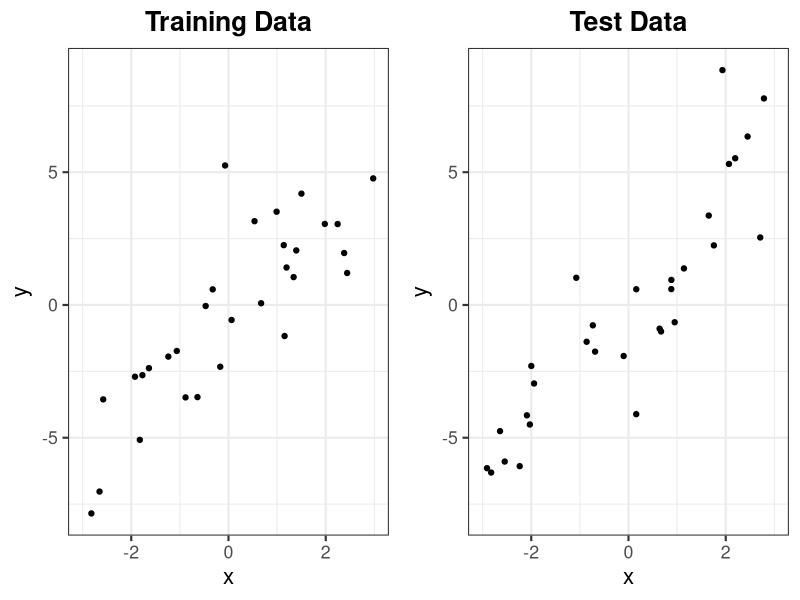
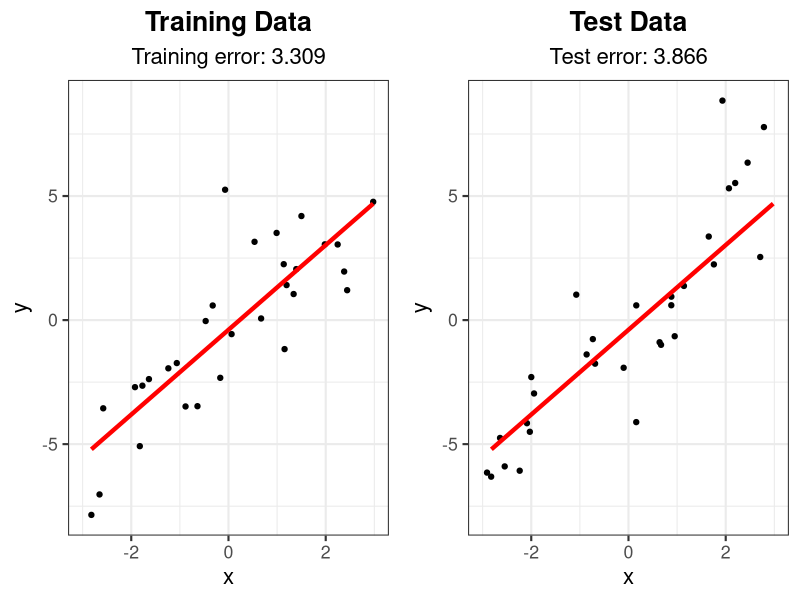
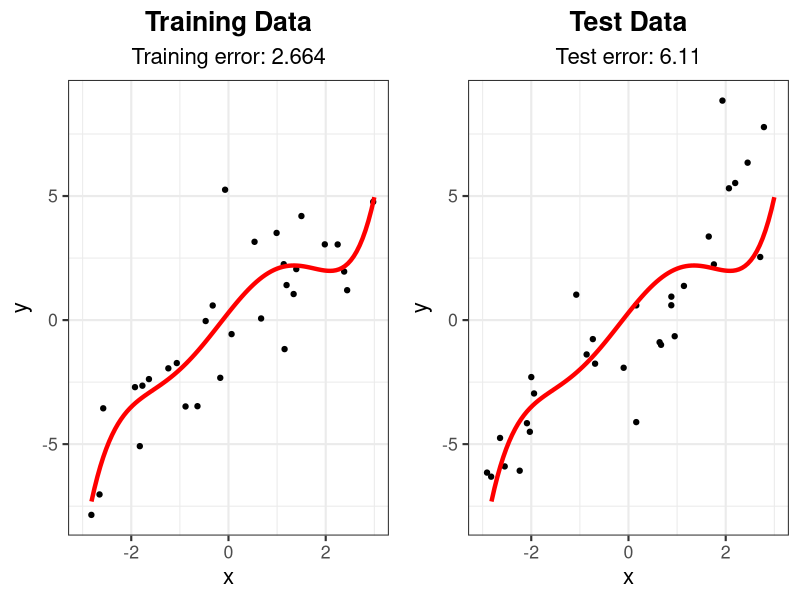
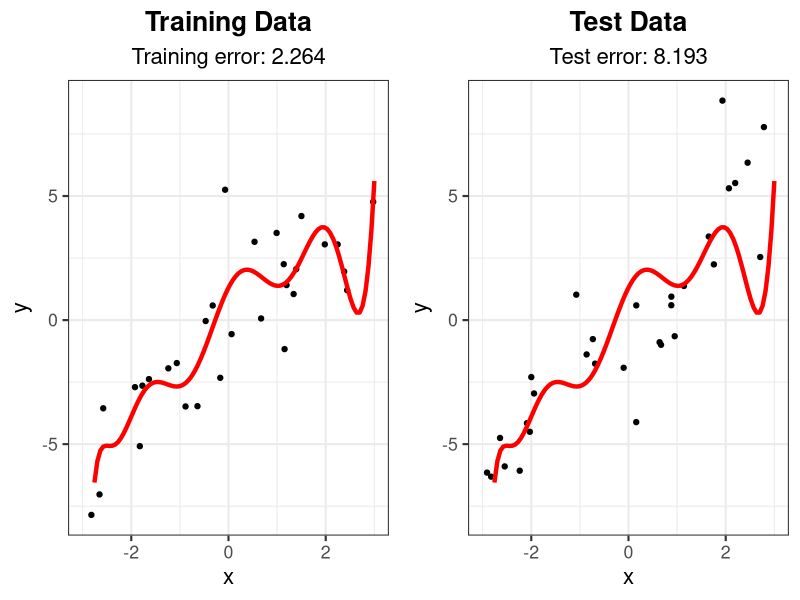
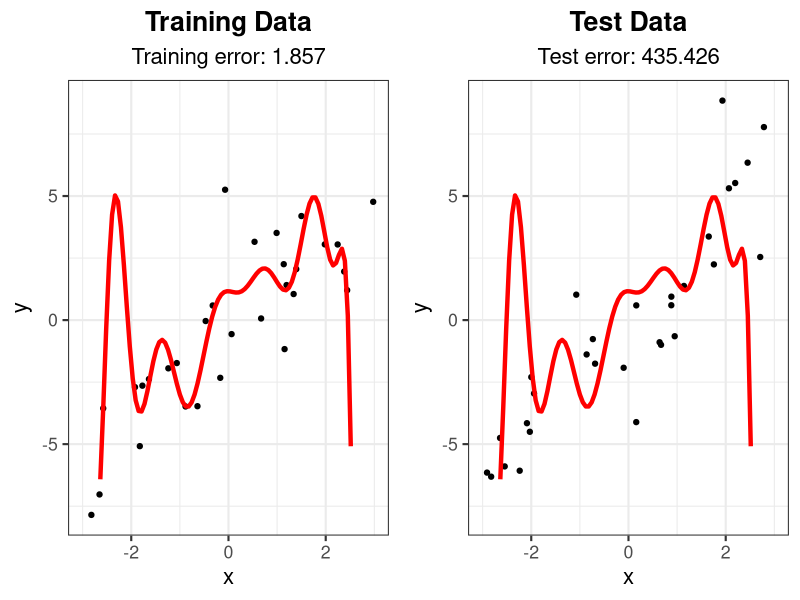
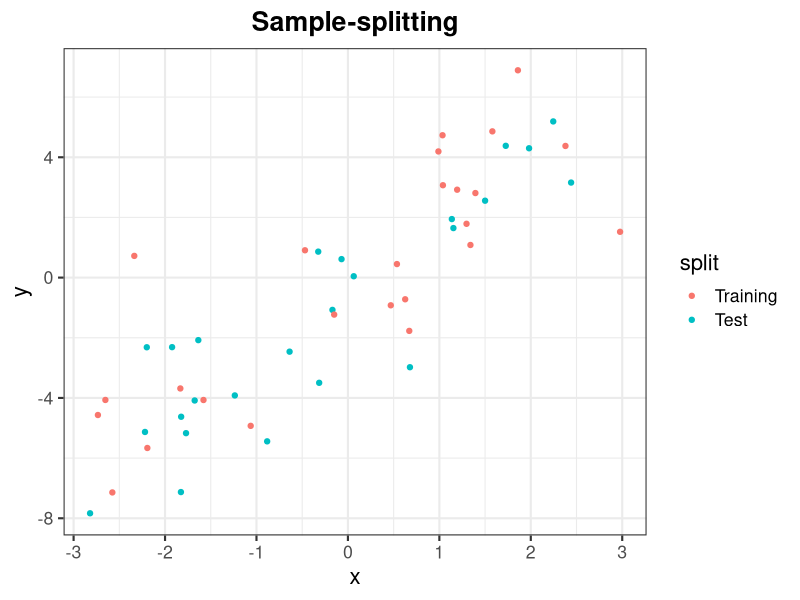
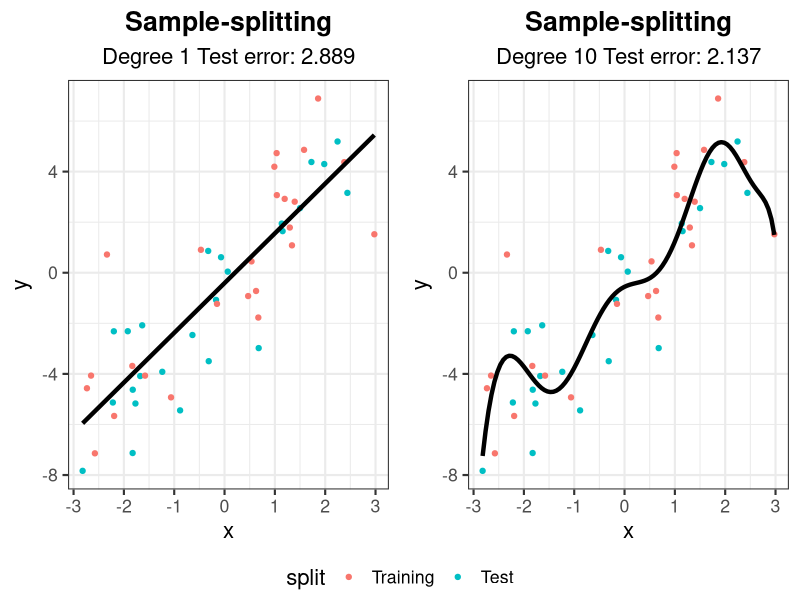
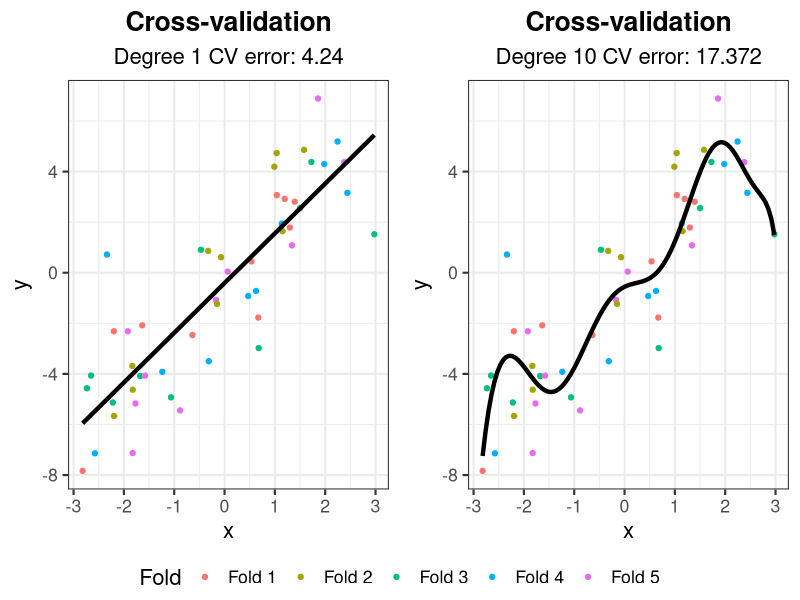

Source code (R) for these figures, in order:
## ---- chunk 1
library(ggpubr)
# generate data
set.seed(302)
n <- 30
x <- sort(runif(n, -3, 3))
y <- 2*x + 2*rnorm(n)
x_test <- sort(runif(n, -3, 3))
y_test <- 2*x_test + 2*rnorm(n)
df_train <- data.frame("x" = x, "y" = y)
df_test <- data.frame("x" = x_test, "y" = y_test)

# store a theme
my_theme <- theme_bw(base_size = 16) + 
  theme(plot.title = element_text(hjust = 0.5, face = "bold"),
        plot.subtitle = element_text(hjust = 0.5))

# generate plots
g_train <- ggplot(df_train, aes(x = x, y = y)) + geom_point() +
  xlim(-3, 3) + ylim(min(y, y_test), max(y, y_test)) + 
  labs(title = "Training Data") + my_theme
g_test <- ggplot(df_test, aes(x = x, y = y)) + geom_point() +
  xlim(-3, 3) + ylim(min(y, y_test), max(y, y_test)) + 
  labs(title = "Test Data") + my_theme
ggarrange(g_train, g_test) # from ggpubr, to put side-by-side
## ---- chunk 2
# Fit linear model and calculate training error
lm_fit <- lm(y ~ x, data = df_train)
yhat_train <- predict(lm_fit)
# (y_i - yhat_i)^2
train_err <- mean((df_train$y - yhat_train)^2)

# Calculate testing error
yhat_test <- predict(lm_fit, data.frame(x = df_test$x))
test_err <- mean((df_test$y - yhat_test)^2)

# Add linear model and error text to plot
g_train2 <- g_train + 
  labs(subtitle = paste("Training error:", round(train_err, 3))) +
  geom_line(aes(y = fitted(lm_fit)), col = "red", lwd = 1.5)
g_test2 <- g_test + 
  labs(subtitle = paste("Test error:", round(test_err, 3))) +
  geom_line(aes(y = fitted(lm_fit), x = df_train$x), col = "red", lwd = 1.5)

ggarrange(g_train2, g_test2)
## ---- chunk 3
# Fit 5 degree polynomial and calculate training error
lm_fit_5 <- lm(y ~ poly(x, 5), data = df_train)
yhat_train_5 <- predict(lm_fit_5)
train_err_5 <- mean((df_train$y - yhat_train_5)^2)

# Calculate testing error
yhat_test_5 <- predict(lm_fit_5, data.frame(x = df_test$x))
test_err_5 <- mean((df_test$y - yhat_test_5)^2)

# Create smooth line for plotting
x_fit <- data.frame(x = seq(-3, 3, length = 100))
line_fit <- data.frame(x = x_fit, y = predict(lm_fit_5, newdata = x_fit))
                       
# Add linear model and error text to plot
g_train3 <- g_train + 
  labs(subtitle = paste("Training error:", round(train_err_5, 3))) +
  geom_line(data = line_fit, aes(y = y, x = x), col = "red", lwd = 1.5)
g_test3 <- g_test + 
  labs(subtitle = paste("Test error:", round(test_err_5, 3))) +
  geom_line(data = line_fit, aes(y = y, x = x), col = "red", lwd = 1.5)

ggarrange(g_train3, g_test3)
## ---- chunk 4
# Fit 10 degree polynomial and calculate training error
lm_fit_10 <- lm(y ~ poly(x, 10), data = df_train)
yhat_train_10 <- predict(lm_fit_10)
train_err_10 <- mean((df_train$y - yhat_train_10)^2)

# Calculate testing error
yhat_test_10 <- predict(lm_fit_10, data.frame(x = df_test$x))
test_err_10 <- mean((df_test$y - yhat_test_10)^2)

# Create smooth line for plotting
x_fit <- data.frame(x = seq(-3, 3, length = 100))
line_fit <- data.frame(x = x_fit, y = predict(lm_fit_10, newdata = x_fit))
                       
# Add linear model and error text to plot
g_train4 <- g_train + 
  labs(subtitle = paste("Training error:", round(train_err_10, 3))) +
  geom_line(data = line_fit, aes(y = y, x = x), col = "red", lwd = 1.5)
g_test4 <- g_test + 
  labs(subtitle = paste("Test error:", round(test_err_10, 3))) +
  geom_line(data = line_fit, aes(y = y, x = x), col = "red", lwd = 1.5)

ggarrange(g_train4, g_test4)
## ---- chunk 5
# Fit 15 degree polynomial and calculate training error
lm_fit_15 <- lm(y ~ poly(x, 15), data = df_train)
yhat_train_15 <- predict(lm_fit_15)
train_err_15 <- mean((df_train$y - yhat_train_15)^2)

# Calculate testing error
yhat_test_15 <- predict(lm_fit_15, data.frame(x = df_test$x))
test_err_15 <- mean((df_test$y - yhat_test_15)^2)

# Create smooth line for plotting
x_fit <- data.frame(x = seq(-3, 3, length = 100))
line_fit <- data.frame(x = x_fit, y = predict(lm_fit_15, newdata = x_fit))
                       
# Add linear model and error text to plot
g_train5 <- g_train + 
  labs(subtitle = paste("Training error:", round(train_err_15, 3))) +
  geom_line(data = line_fit, aes(y = y, x = x), col = "red", lwd = 1.5)
g_test5 <- g_test + 
  labs(subtitle = paste("Test error:", round(test_err_15, 3))) +
  geom_line(data = line_fit, aes(y = y, x = x), col = "red", lwd = 1.5)

ggarrange(g_train5, g_test5)
## ---- chunk 6
library(forcats)
# Generate data
set.seed(302)
n <- 50
x <- sort(runif(n, -3, 3))
y <- 2*x + 2*rnorm(n)

# Randomly split data into two parts
inds <- sample(rep(1:2, length = n))
split <- as.factor(inds) %>%
  fct_recode(Training = "1", Test = "2")
data <- data.frame("x" = x, "y" = y, "split" = split)

g_split <- ggplot(data, aes(x = x, y = y, color = split)) + geom_point() +
  labs(title = "Sample-splitting") + my_theme
g_split
## ---- chunk 7
# Train on the training split
data_train <- data %>% filter(split == "Training")
lm_1 <- lm(y ~ x, data = data_train)
lm_10 <- lm(y ~ poly(x, 10), data = data_train)

# Predict on the second half
data_test <- data |> dplyr::filter(split == "Test")
pred_1 <- predict(lm_1, data.frame(x = data_test$x))
pred_10 <- predict(lm_10, data.frame(x = data_test$x))

# Calculate test error
test_err_1 <- mean((data_test$y - pred_1)^2)
test_err_10 <- mean((data_test$y - pred_10)^2)
## ---- chunk 8
# Create smooth lines for plotting
x_fit <- data.frame(x = seq(min(data$x), max(data$x), length = 100))
line_fit_1 <- data.frame(x = x_fit, y = predict(lm_1, newdata = x_fit))
line_fit_10 <- data.frame(x = x_fit, y = predict(lm_10, newdata = x_fit))
                       
# Add linear model and error text to plot
g_split1 <- g_split + 
  labs(subtitle = paste("Degree 1 Test error:", round(test_err_1, 3))) +
  geom_line(data = line_fit_1, aes(y = y, x = x), col = "black", lwd = 1.5)
g_split10 <- g_split + 
  labs(subtitle = paste("Degree 10 Test error:", round(test_err_10, 3))) +
  geom_line(data = line_fit_10, aes(y = y, x = x), col = "black", lwd = 1.5)

ggarrange(g_split1, g_split10, common.legend = TRUE, legend = "bottom")
## ---- chunk 9
set.seed(302)
# Split data in 5 parts, randomly
k <- 5
inds <- sample(rep(1:k, length = n))
# Use data from before
data <- data.frame("x" = x, "y" = y, "split" = inds)

# Empty matrix to store predictions, 2 columns for 2 models
pred_mat <- matrix(NA, n, 2)
for (i in 1:k) {
  data_train <- data |> dplyr::filter(split != i)
  data_test <- data |> dplyr::filter(split == i)
  
  # Train our models
  lm_1_cv <- lm(y ~ x, data = data_train)
  lm_10_cv <- lm(y ~ poly(x, 10), data = data_train)
  
  # Record predictions
  pred_mat[inds == i, 1] <- predict(lm_1_cv, data.frame(x = data_test$x))
  pred_mat[inds == i, 2] <- predict(lm_10_cv, data.frame(x = data_test$x))
}

# Compute average MSE to get CV error
cv_err <- colMeans((pred_mat - data$y)^2)
## ---- chunk 10
# Create predictive model
lm_1 <- lm(y ~ x, data = data)
lm_10 <- lm(y ~ poly(x, 10), data = data)

# Create smooth lines for plotting
x_fit <- data.frame(x = seq(min(data$x), max(data$x), length = 100))
line_fit_1 <- data.frame(x = x_fit, y = predict(lm_1, newdata = x_fit))
line_fit_10 <- data.frame(x = x_fit, y = predict(lm_10, newdata = x_fit))

# Recode split for legend
data <- data %>% 
  mutate(Fold = fct_recode(as.factor(split), "Fold 1" = "1", "Fold 2" = "2",
                           "Fold 3" = "3", "Fold 4" = "4", "Fold 5" = "5"))

g_cv <- ggplot(data, aes(x = x, y = y, color = Fold)) + geom_point() +
  labs(title = "Cross-validation") + my_theme
g_cv1 <- g_cv + 
  labs(subtitle = paste("Degree 1 CV error:", round(cv_err[1], 3))) +
  geom_line(data = line_fit_1, aes(y = y, x = x), col = "black", lwd = 1.5)
g_cv10 <- g_cv + 
  labs(subtitle = paste("Degree 10 CV error:", round(cv_err[2], 3))) +
  geom_line(data = line_fit_10, aes(y = y, x = x), col = "black", lwd = 1.5)
ggarrange(g_cv1, g_cv10, common.legend = TRUE, legend = "bottom")
